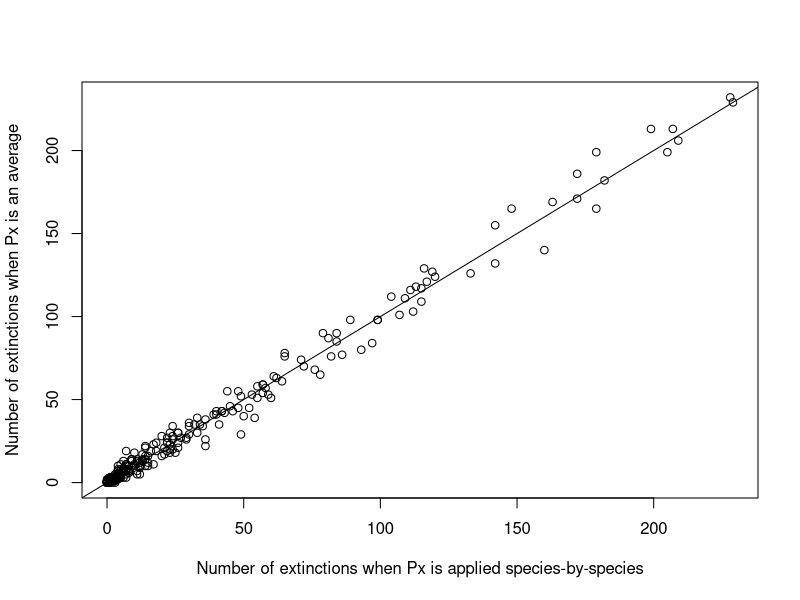

R code for this plot:
## ---- chunk 1
knitr::opts_chunk$set(echo = TRUE)
## ---- chunk 2
# shape parameters of beta distribution
shape1 <- c(0.5, 1, 2, 3, 4, 5)
shape2 <- c(0.5, 1, 2, 3, 4, 5)
# numbers of species in each simulation
S <- c(2, 8, 16, 32, 64, 128, 256)

# combinations of all simulation parameters
dat <- expand.grid(shape1 = shape1, shape2 = shape2, S = S)
dat <- data.frame(dat, 
                  Px=numeric(length(shape1)),
                  X_by_spec=numeric(length(shape1)),
                  X_by_avg=numeric(length(shape1)))

# running the simulations
for(i in 1:nrow(dat))
{
  # Generate an uneven Px distribution from a beta PDF
  Px <- rbeta(n=dat$S[i], shape1=dat$shape1[i], shape2=dat$shape2[i])
  # kill each species with its own probability Px
  X_by_spec <- rbinom(n=length(Px), prob=Px, size=1)
  # kill each species using an average probability Px
  X_by_avg <- rbinom(n=length(Px), prob=mean(Px), size=1)
  
  dat$Px[i] <- mean(Px)
  # sum up the extinctions in the two scenarios
  dat$X_by_spec[i] <- sum(X_by_spec)
  dat$X_by_avg[i] <- sum(X_by_avg)
}

# plotting the output
plot(dat$X_by_spec, dat$X_by_avg, 
     xlab = "Number of extinctions when Px is applied species-by-species",
     ylab = "Number of extinctions when Px is an average",)
abline(a=0, b=1)
